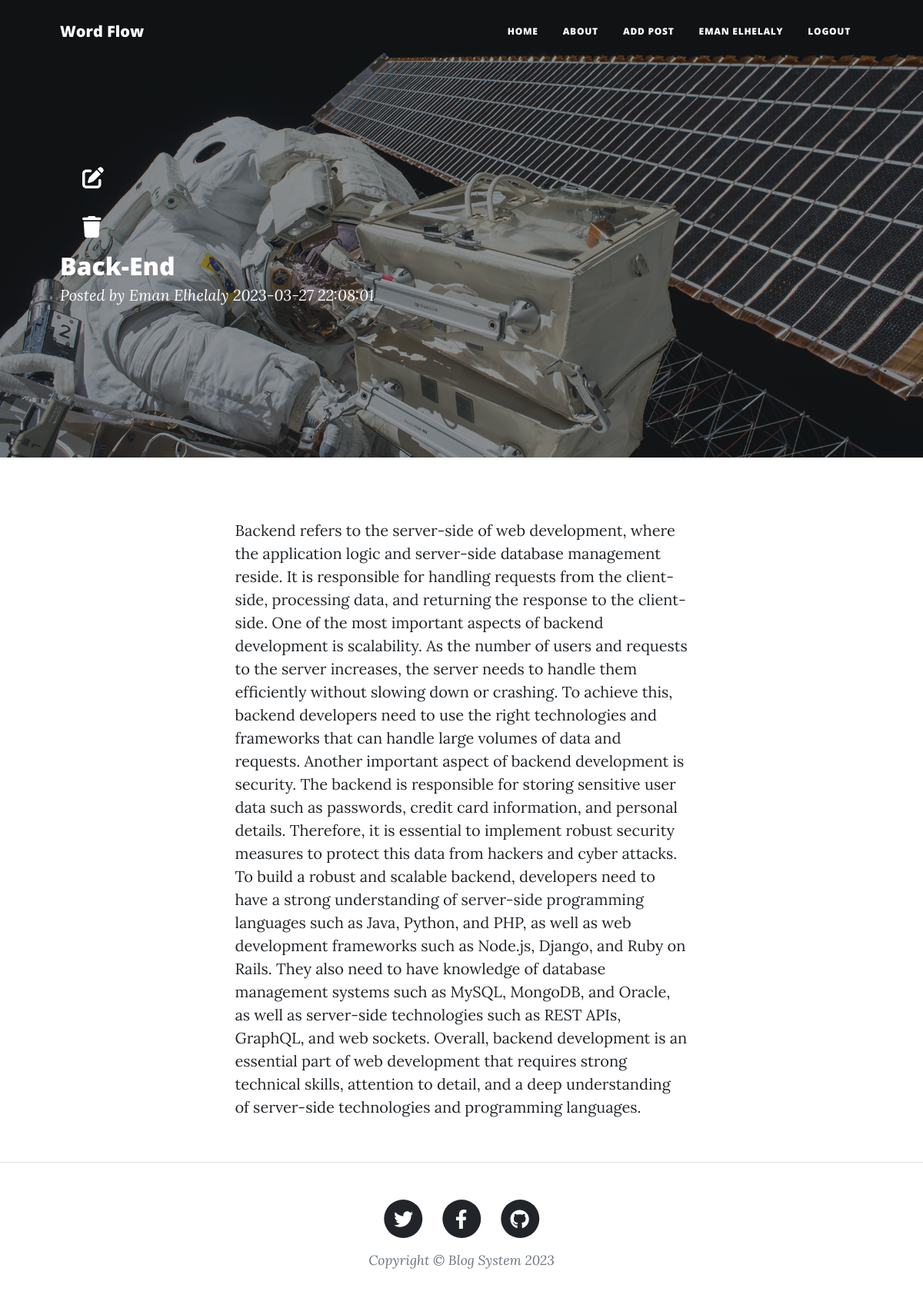
Screenshot of /Pages/post.php?id=9 (signed in) with the database file from the repository.
### tables this page shows
CREATE TABLE `posts` (
  `id` int(11) NOT NULL,
  `author_id` int(11) NOT NULL,
  `title` varchar(255) NOT NULL,
  `content` text NOT NULL,
  `created_at` timestamp NOT NULL DEFAULT current_timestamp()
);

CREATE TABLE `users` (
  `id` int(11) NOT NULL,
  `username` varchar(255) NOT NULL,
  `email` varchar(255) NOT NULL,
  `password` varchar(255) NOT NULL,
  `created_at` timestamp NOT NULL DEFAULT current_timestamp()
);

### classes/Post.php (called while the page is built, shortened)
<?php
Class Post {
  private $pdo;
  private $table = "posts";
    public function __construct($pdo) {
        $this->pdo = $pdo;
    }
    function readOne($id)
    {
        $query = "SELECT p.title, p.content , p.author_id , p.created_at, u.username as author_name
        FROM " . $this->table . " p INNER JOIN users u
         ON p.author_id = u.id WHERE p.id = ? LIMIT 0,1";
        try {
            $stmt = $this->pdo->prepare($query);
            $stmt->bindParam(1, $id);
            $stmt->execute();
            $row = $stmt->fetch(PDO::FETCH_ASSOC);
            return $row;
        } catch (PDOException $e) {
            echo $e->getMessage();
            return false;
        }
    }
}
?>

### Pages/post.php (the view, shortened to what this page needs)
<?php
include_once ('../config/database.php');
include_once ('../Classes/Post.php');
include('../includes/header.php');
include('../includes/navbar.php');
$postobj = new POST($pdo);
if (isset($_GET['id'])) {
    if ($postobj->readOne($_GET['id'])) {
        $post = $postobj->readOne($_GET['id']);
    }
}
?>
<header class="masthead" style="background-image: url('../assets/img/post-bg.jpg')">
    <div class="container position-relative px-4 px-lg-5">
    <?php if (isset($_SESSION['user_id'])) {?>
        <?php if($_SESSION['user_id']==$post['author_id']) {?>
        <a href=<?= "edit_post.php?id=" . $_GET['id'] ?> class=" btn" type="submit"><i
                class="fas fa-edit text-white fs-3"></i></a>
        <form method="post">
            <button class="btn" type="submit" name="delete_post"><i class="fas fa-trash text-white fs-3"></i></button>
        </form>
        <?php }?>
    <?php } ?>
        <div class="row gx-4 gx-lg-5 justify-content-center">
            <div class="post-heading">
                <h2>
                    <?php
                    if (isset($post['title'])) :
                        echo $post['title'];
                    endif
                    ?>
                </h2>
                <span class="meta">
                    Posted by
                    <a href="#!">
                        <?php
                        if (isset($post['author_name'])) :
                            echo $post['author_name'];
                        endif
                        ?>
                    </a>
                    <?php
                    if ($post) :
                        echo $post['created_at'];
                    endif
                    ?>
                </span>
            </div>
        </div>
    </div>
</header>
<article class="mb-4">
    <div class="container px-4 px-lg-5">
        <div class="row gx-4 gx-lg-5 justify-content-center">
            <div class="col-md-10 col-lg-8 col-xl-7">
                <p>
                    <?php
                    if ($post) :
                        echo $post['content'];
                    endif
                    ?>
                </p>
            </div>
        </div>
    </div>
</article>
<?php
include('../includes/footer.php');
?>

### rows the page displays
posts: title "Back-End", author.username "Eman Elhelaly", created_at "2023-03-27 22:08:01", content "Backend refers to the server-side of web development, where the application logic and server-side database management reside. It is responsible for handling requests from the client-side, processing data, and returning the response to the client-side. One of the most important aspects of backend development is scalability. As the number of users and requests to the server increases, the server needs to handle them efficiently without slowing down or crashing. To achieve this, backend developers need to use the right technologies and frameworks that can handle large volumes of data and requests. Another important aspect of backend development is security. The backend is responsible for…"

### other values shown
$_SESSION['username'] "EMAN ELHELALY"
